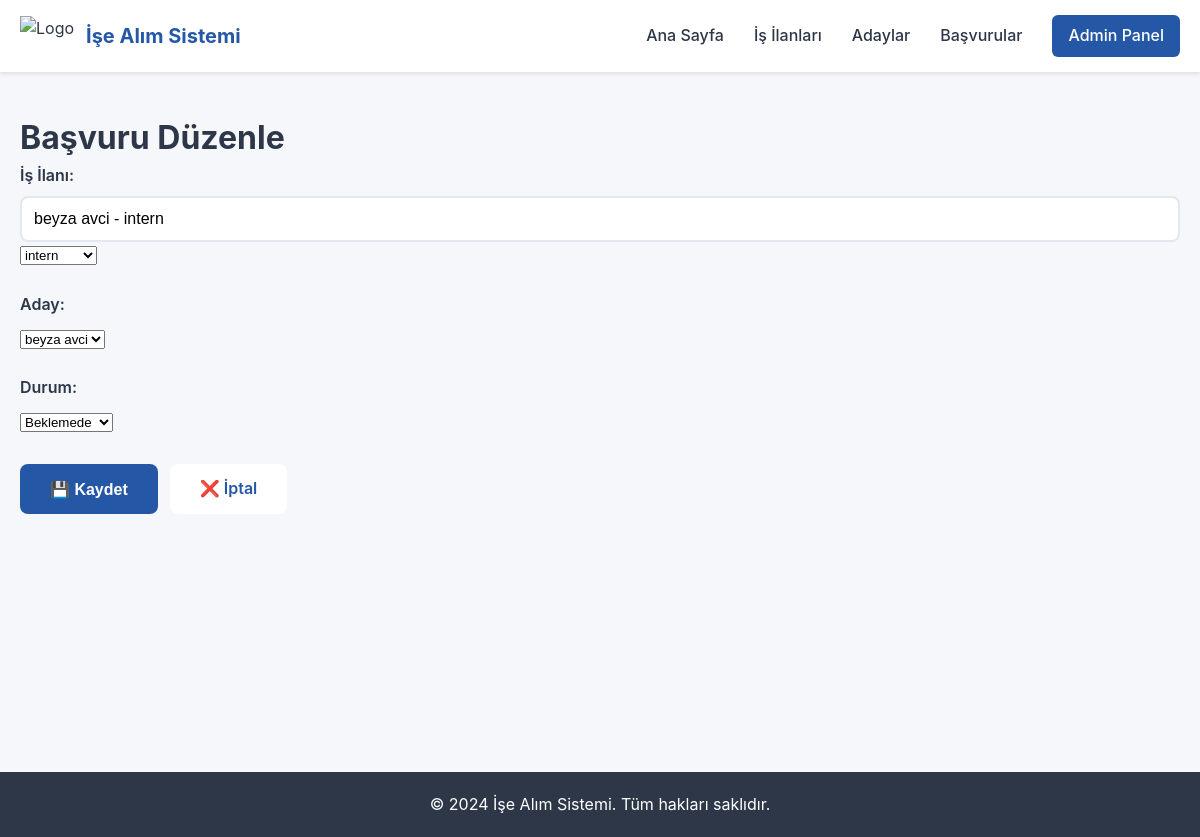
/applications/2/update/, run on the app's committed database.
### recruitment/models.py (models this page shows)
class Application(models.Model):
    job_posting = models.ForeignKey(JobPosting, on_delete=models.CASCADE)
    candidate = models.ForeignKey(Candidate, on_delete=models.CASCADE)
    status = models.CharField(max_length=20, default='pending')
    applied_at = models.DateTimeField(auto_now_add=True)
    def __str__(self):
        return f"{self.candidate} - {self.job_posting}"

class Candidate(models.Model):
    first_name = models.CharField(max_length=100)
    last_name = models.CharField(max_length=100)
    email = models.EmailField()
    phone = models.CharField(max_length=15)
    def __str__(self):
        return f"{self.first_name} {self.last_name}"

class JobPosting(models.Model):
    title = models.CharField(max_length=200)
    description = models.TextField()
    location = models.CharField(max_length=100)
    created_at = models.DateTimeField(auto_now_add=True)
    def __str__(self):
        return self.title

### recruitment/views.py (the view)
# urls.py: path('applications/<int:pk>/update/', views.application_update, name='application_update'),
def application_update(request, pk):
    application = get_object_or_404(Application, pk=pk)
    if request.method == 'POST':
        application.job_posting_id = request.POST['job_posting']
        application.candidate_id = request.POST['candidate']
        application.status = request.POST['status']
        application.save()
        return redirect('application_list')
    jobs = JobPosting.objects.all()
    candidates = Candidate.objects.all()
    return render(request, 'application_form.html',
                  {'application': application, 'jobs': jobs, 'candidates': candidates})

### templates/application_form.html (shortened to what this page needs)
{% extends 'base.html' %}
{% block content %}
<div class="container">
    <div class="form-contaier">
       <h1>{% if application %}Başvuru Düzenle{% else %}Yeni Başvuru Ekle{% endif %}</h1>
       <form method="POST">
        <div class="form-group">
            <label for="job_posting">İş İlanı:</label>
            <input type="select" id="title" name="title" class="form-control" value="{{ application }}" required>
            <select id="job_posting" name="job_posting" required>
                {% for job in jobs %}
                <option value="{{ job.pk }}" {% if application.job_posting.pk == job.pk %}selected{% endif %}>
                    {{ job.title }}
                </option>
                {% endfor %}
            </select>
        </div>
        <div class="form-group">
            <label for="candidate">Aday:</label>
            <select id="candidate" name="candidate" required>
                {% for candidate in candidates %}
                <option value="{{ candidate.pk }}" {% if application.candidate.pk == candidate.pk %}selected{% endif %}>
                    {{ candidate.first_name }} {{ candidate.last_name }}
                </option>
                {% endfor %}
            </select>
        </div>
        <div class="form-group">
            <label for="status">Durum:</label>
            <select id="status" name="status" required>
                <option value="pending" {% if application.status == 'pending' %}selected{% endif %}>Beklemede</option>
            </select>
        </div>
        <div class="form-buttons">
                <button type="submit" class="btn btn-primary">💾 Kaydet</button>
                <a href="{% url 'application_list' %}" class="btn btn-secondary">❌ İptal</a>
        </div>
      </form>
    </div>
</div>
{% endblock %}

### static/css/style.css (style rules this page uses)
* { margin: 0; padding: 0; box-sizing: border-box; }
body { font-family: -apple-system, BlinkMacSystemFont, 'Segoe UI', Roboto, Oxygen, Ubuntu, sans-serif; background-color: #f5f7fa; color: #2d3748; line-height: 1.6; }
.container { max-width: 1200px; margin: 0 auto; padding: 0 20px; }
.btn { display: inline-block; padding: 12px 30px; border-radius: 8px; text-decoration: none; font-weight: 600; transition: all 0.3s; border: none; cursor: pointer; font-size: 16px; }
.btn-primary { background-color: #2557a7; color: white; }
.btn-secondary { background-color: white; color: #2557a7; }
.form-group { margin-bottom: 24px; }
.form-group label { display: block; margin-bottom: 8px; font-weight: 600; color: #2d3748; }
.form-control { width: 100%; padding: 12px; border: 2px solid #e2e8f0; border-radius: 8px; font-size: 16px; transition: border-color 0.3s; }
.form-buttons { display: flex; gap: 12px; margin-top: 30px; }

### data on the page
Application: title "beyza avci - intern", job_posting "intern", candidate "beyza avci", status "Beklemede"
